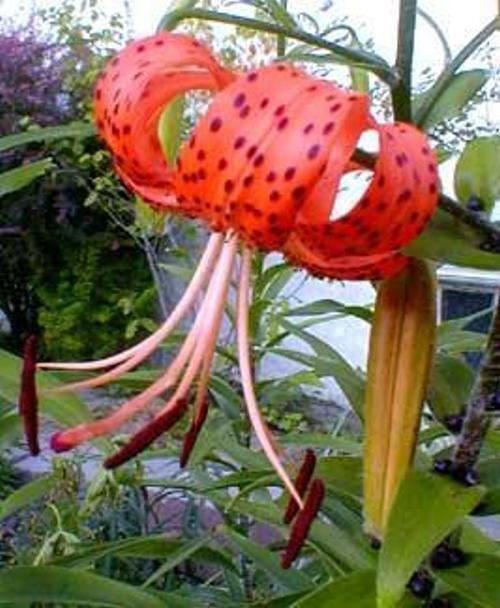
%> input picture classifications/type1/train/image_0481.jpg, 500 x 608 px; its folder holds only this picture in this run
$ octave trainingProcess.m   (GNU Octave 9; MATLAB toolbox functions it lacks are replaced by stand-ins)
%> lines starting %> are read from the running program, lines starting %| are printed output that depends on the picture
clear all;
close all;

%% Training - pca

%read in all 50 images for each type
%resize to 500x500
trainingSet = struct;
N = 100;
training_all = [];
classes = [];
for i=1:4
   fnames = dir(strcat('classifications/type',num2str(i),'/train/*.jpg'));
   num = length(fnames);
   s = zeros(N*N,num);
   for j=1:num
       img = imread(fnames(j).name);
%> img is the input picture: size 608x500x3 uint8; mean R, G, B 127.6, 106.3, 85.6
       img = rgb2gray(img);
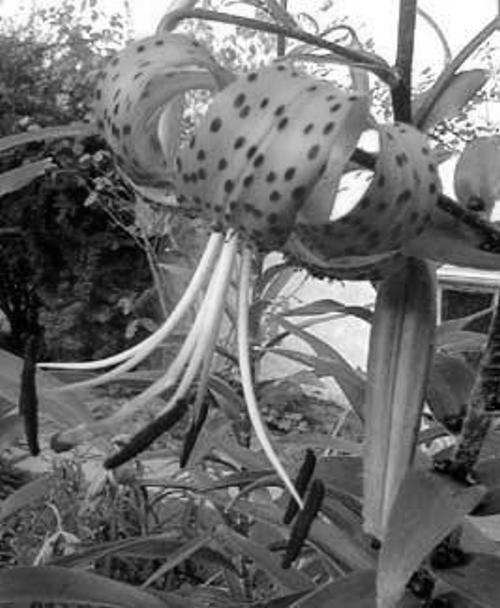
%> img: size 608x500 uint8; min 0, max 255, mean 110.3
       img = imresize(img,[N N]);
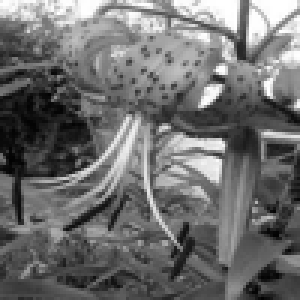
%> img: size 100x100 uint8 (shown 3 times larger); min 1, max 255, mean 110.3
       img = reshape(img,[N*N 1]);
       img2 = double(img);
       img2 = img2 ./ 255;
       s(:,j) = img2;
       classes = [classes; i];
   end
   training_all = [training_all s];
end
trainingStruct.data = training_all;
trainingStruct.classes = classes;

save trainingSet.mat trainingStruct
%% Testing Data
testS_all = [];
test_classes_true  = [];
for i=1:4
   fnames = dir(strcat('classifications/type',num2str(i),'/test/*.jpg'));
   num = length(fnames);
   s = zeros(N*N,num);
   for j=1:num
       img = imread(fnames(j).name);
       img = rgb2gray(img);
       img = imresize(img,[N N]);
       img = reshape(img,[N*N 1]);
       img2 = double(img);
       img2 = img2 ./ 255;
       s(:,j) = img2;
       test_classes_true = [test_classes_true; i];
   end
   testS_all = [testS_all s];
end
test_struct = struct;
test_struct.data = testS_all;
test_struct.classes = test_classes_true;

save testingSet.mat test_struct

%% Validation Data
validS_all = [];
valid_classes_true  = [];
for i=1:4
   fnames = dir(strcat('classifications/type',num2str(i),'/validate/*.jpg'));
   num = length(fnames);
   s = zeros(N*N,num);
   for j=1:num
       img = imread(fnames(j).name);
       img = rgb2gray(img);
       img = imresize(img,[N N]);
       img = reshape(img,[N*N 1]);
       img2 = double(img);
       img2 = img2 ./ 255;
       s(:,j) = img2;
       valid_classes_true = [valid_classes_true; i];
   end
   validS_all = [validS_all s];
end
valid_struct = struct;
valid_struct.data = validS_all;
valid_struct.classes = valid_classes_true;

save validateSet.mat valid_struct


% [18 lines of commented-out code are left out]

%% Training - Multiple Discriminant Analysis

% [57 lines of commented-out code are left out]
